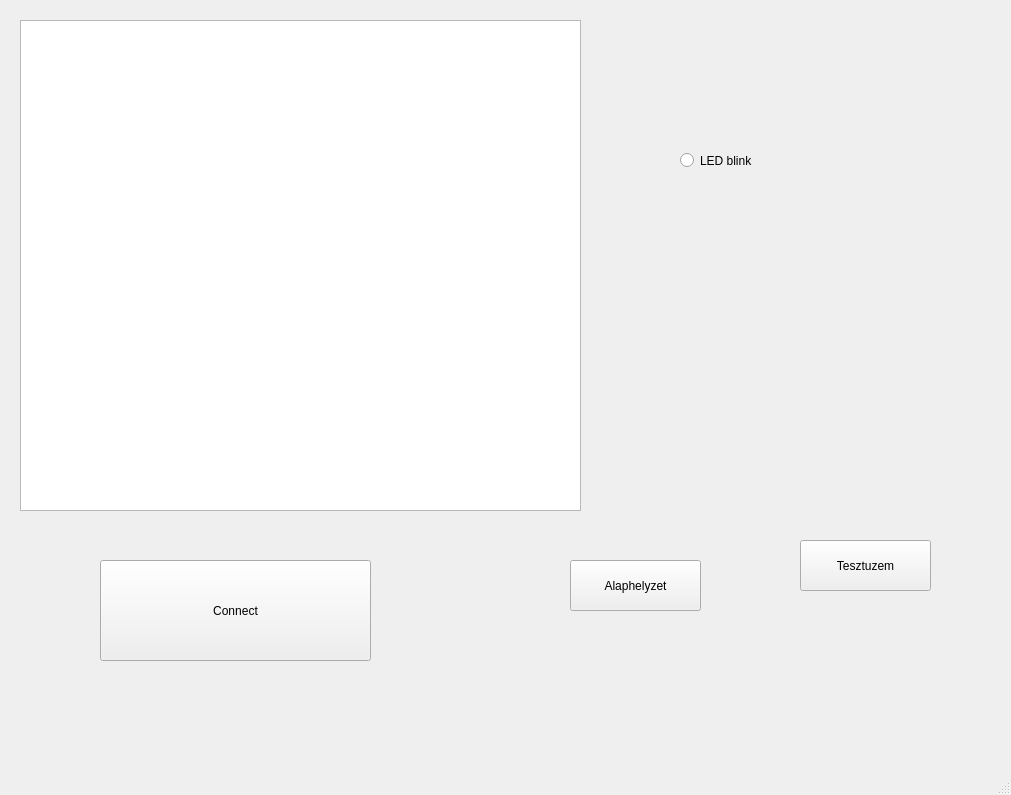
<?xml version="1.0" encoding="UTF-8"?>
<ui version="4.0">
 <class>MainWindow</class>
 <widget class="QMainWindow" name="MainWindow">
  <property name="geometry">
   <rect>
    <x>0</x>
    <y>0</y>
    <width>1011</width>
    <height>795</height>
   </rect>
  </property>
  <property name="windowTitle">
   <string>MainWindow</string>
  </property>
  <widget class="QWidget" name="centralwidget">
   <widget class="QPushButton" name="base_state_button">
    <property name="geometry">
     <rect>
      <x>570</x>
      <y>560</y>
      <width>131</width>
      <height>51</height>
     </rect>
    </property>
    <property name="text">
     <string>Alaphelyzet</string>
    </property>
   </widget>
   <widget class="QPushButton" name="test_button">
    <property name="geometry">
     <rect>
      <x>800</x>
      <y>540</y>
      <width>131</width>
      <height>51</height>
     </rect>
    </property>
    <property name="text">
     <string>Tesztuzem</string>
    </property>
   </widget>
   <widget class="QPushButton" name="connect_button">
    <property name="geometry">
     <rect>
      <x>100</x>
      <y>560</y>
      <width>271</width>
      <height>101</height>
     </rect>
    </property>
    <property name="text">
     <string>Connect</string>
    </property>
   </widget>
   <widget class="QRadioButton" name="ledblink_radiobutton">
    <property name="geometry">
     <rect>
      <x>680</x>
      <y>130</y>
      <width>151</width>
      <height>61</height>
     </rect>
    </property>
    <property name="text">
     <string>LED blink</string>
    </property>
   </widget>
   <widget class="QTextBrowser" name="terminal_window">
    <property name="geometry">
     <rect>
      <x>20</x>
      <y>20</y>
      <width>561</width>
      <height>491</height>
     </rect>
    </property>
   </widget>
  </widget>
  <widget class="QMenuBar" name="menubar">
   <property name="geometry">
    <rect>
     <x>0</x>
     <y>0</y>
     <width>1011</width>
     <height>21</height>
    </rect>
   </property>
  </widget>
  <widget class="QStatusBar" name="statusbar"/>
 </widget>
 <resources/>
 <connections/>
</ui>
